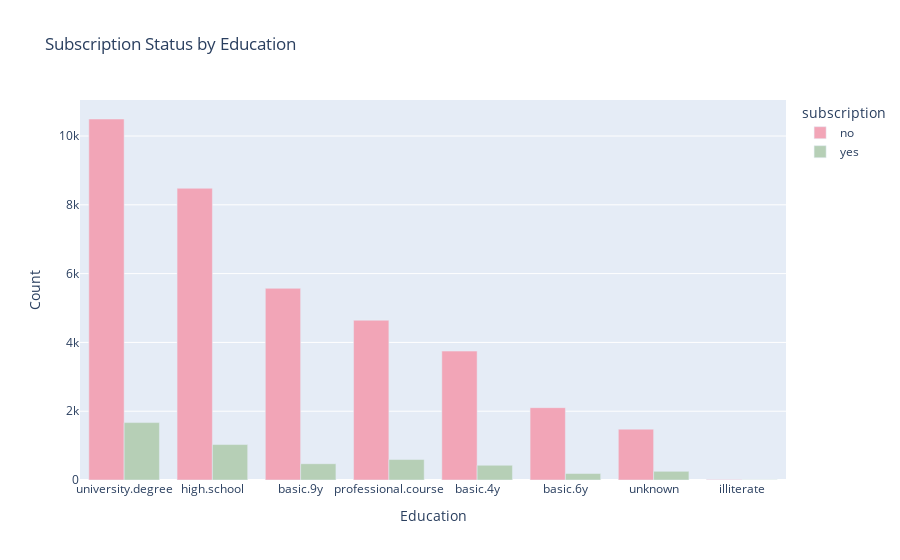

Notebook source saved alongside this figure:
### Code cell
# Plot subscription status by education
education_counts = bankmktg_df.groupby(["education", "subscription"]).size().reset_index(name="count")

edu_order = (
    education_counts.groupby("education")["count"].sum()
    .sort_values(ascending=False)
    .index.tolist()
)

# Plotly bar chart (horizontal)
fig = px.bar(
    education_counts,
    y="count",          
    x="education",
    color="subscription",
    barmode="group",
    category_orders={"education": edu_order},   
    title="Subscription Status by Education",
    color_discrete_sequence=['#F2A5B7', '#B6CFB6'] 
)

# Axis labels
fig.update_layout(
    xaxis_title="Education",
    yaxis_title="Count"
)

fig.write_image("images/education.png")
fig.show()

### Figure 1 — Plotly figure (JSON) as saved in the notebook; plotly's stock layout.template omitted (floating-point values rounded to 4 significant figures)
{"data": [{"alignmentgroup": "True", "hovertemplate": "subscription=no<br>education=%{x}<br>count=%{y}<extra></extra>", "legendgroup": "no", "marker": {"color": "#F2A5B7", "pattern": {"shape": ""}}, "name": "no", "offsetgroup": "no", "orientation": "v", "showlegend": true, "textposition": "auto", "type": "bar", "x": ["basic.4y", "basic.6y", "basic.9y", "high.school", "illiterate", "professional.course", "university.degree", "unknown"], "xaxis": "x", "y": [3748, 2103, 5572, 8481, 14, 4645, 10495, 1479], "yaxis": "y"}, {"alignmentgroup": "True", "hovertemplate": "subscription=yes<br>education=%{x}<br>count=%{y}<extra></extra>", "legendgroup": "yes", "marker": {"color": "#B6CFB6", "pattern": {"shape": ""}}, "name": "yes", "offsetgroup": "yes", "orientation": "v", "showlegend": true, "textposition": "auto", "type": "bar", "x": ["basic.4y", "basic.6y", "basic.9y", "high.school", "illiterate", "professional.course", "university.degree", "unknown"], "xaxis": "x", "y": [428, 188, 473, 1031, 4, 595, 1669, 251], "yaxis": "y"}], "layout": {"autosize": true, "barmode": "group", "legend": {"title": {"text": "subscription"}, "tracegroupgap": 0}, "title": {"text": "Subscription Status by Education"}, "xaxis": {"anchor": "y", "autorange": true, "categoryarray": ["university.degree", "high.school", "basic.9y", "professional.course", "basic.4y", "basic.6y", "unknown", "illiterate"], "categoryorder": "array", "domain": [0, 1], "range": [-0.5, 7.5], "title": {"text": "Education"}, "type": "category"}, "yaxis": {"anchor": "x", "autorange": true, "domain": [0, 1], "range": [0, 11050.0], "title": {"text": "Count"}, "type": "linear"}}}
